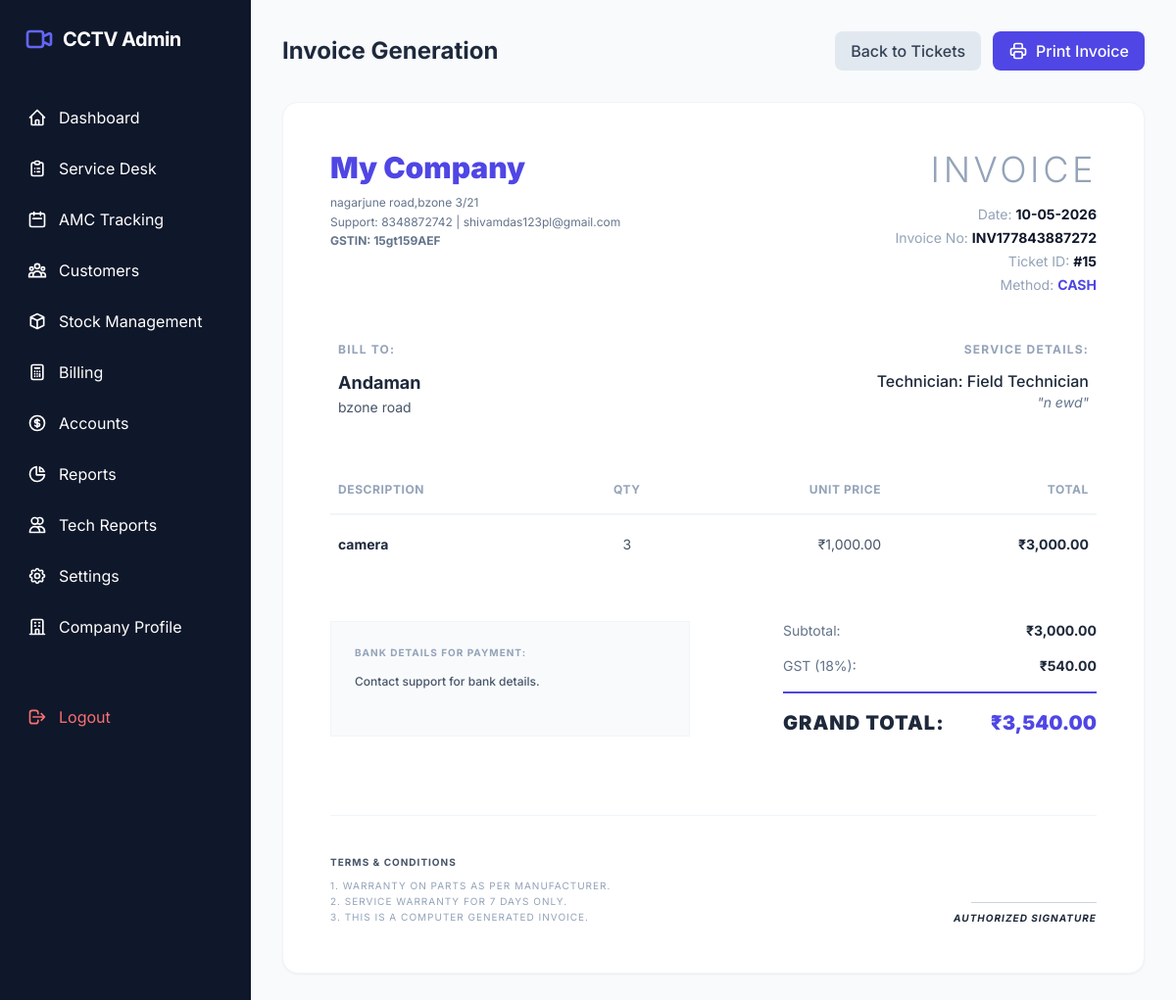
Screenshot of /admin/invoice_gen.php?id=15 (signed in) with the database file from the repository.
### tables this page shows
CREATE TABLE `company_profile` (
  `id` int(11) NOT NULL,
  `company_name` varchar(255) NOT NULL,
  `address` text DEFAULT NULL,
  `contact_number` varchar(50) DEFAULT NULL,
  `email` varchar(100) DEFAULT NULL,
  `gst_number` varchar(50) DEFAULT NULL,
  `bank_details` text DEFAULT NULL,
  `logo` varchar(255) DEFAULT NULL,
  `signature` varchar(255) DEFAULT NULL,
  `created_at` timestamp NOT NULL DEFAULT current_timestamp(),
  `updated_at` timestamp NOT NULL DEFAULT current_timestamp() ON UPDATE current_timestamp()
);

CREATE TABLE `complaints` (
  `id` int(11) NOT NULL,
  `customer_id` int(11) DEFAULT NULL,
  `assigned_tech_id` int(11) DEFAULT NULL,
  `issue_description` text NOT NULL,
  `priority` enum('Low','Medium','High') DEFAULT 'Medium',
  `status` enum('Open','Assigned','In-Progress','Completed','Closed') DEFAULT 'Open',
  `tech_remarks` text DEFAULT NULL,
  `parts_consumed` longtext DEFAULT NULL COMMENT 'Stores array of {product_id, qty, price}' CHECK (json_valid(`parts_consumed`)),
  `photo_before` varchar(255) DEFAULT NULL,
  `photo_after` varchar(255) DEFAULT NULL,
  `created_at` timestamp NOT NULL DEFAULT current_timestamp(),
  `assigned_at` datetime DEFAULT NULL,
  `started_at` datetime DEFAULT NULL,
  `completed_at` datetime DEFAULT NULL
);

CREATE TABLE `invoices` (
  `id` int(11) NOT NULL,
  `complaint_id` int(11) DEFAULT NULL,
  `invoice_no` varchar(50) NOT NULL,
  `subtotal` decimal(10,2) DEFAULT NULL,
  `gst_amount` decimal(10,2) DEFAULT NULL,
  `grand_total` decimal(10,2) DEFAULT NULL,
  `payment_status` enum('Paid','Unpaid','Partial') DEFAULT 'Unpaid',
  `payment_method` enum('Cash','UPI') DEFAULT 'Cash',
  `created_at` timestamp NOT NULL DEFAULT current_timestamp()
);

CREATE TABLE `customers` (
  `id` int(11) NOT NULL,
  `customer_name` varchar(150) NOT NULL,
  `phone` varchar(15) NOT NULL,
  `address` text NOT NULL,
  `gst_number` varchar(20) DEFAULT NULL,
  `has_active_amc` tinyint(1) DEFAULT 0,
  `created_at` timestamp NOT NULL DEFAULT current_timestamp()
);

CREATE TABLE `users` (
  `id` int(11) NOT NULL,
  `fullname` varchar(100) NOT NULL,
  `email` varchar(100) NOT NULL,
  `address` text DEFAULT NULL,
  `password` varchar(255) NOT NULL,
  `phone` varchar(15) DEFAULT NULL,
  `role` enum('admin','technician') DEFAULT 'technician',
  `status` tinyint(1) DEFAULT 1 COMMENT '1: Active, 0: Inactive',
  `rating` decimal(3,2) DEFAULT 5.00,
  `created_at` timestamp NOT NULL DEFAULT current_timestamp()
);

CREATE TABLE `products` (
  `id` int(11) NOT NULL,
  `category_id` int(11) DEFAULT NULL,
  `product_name` varchar(255) NOT NULL,
  `product_code` varchar(100) DEFAULT NULL,
  `unit` varchar(50) DEFAULT 'Pcs',
  `category` varchar(50) DEFAULT NULL COMMENT 'Camera, DVR, HDD, Power Supply, etc.',
  `serial_number` varchar(100) DEFAULT NULL,
  `unit_price` decimal(10,2) NOT NULL,
  `current_stock` int(11) DEFAULT 0,
  `opening_stock` int(11) DEFAULT 0,
  `description` text DEFAULT NULL,
  `warranty_months` int(11) DEFAULT 12
);

### admin/invoice_gen.php (the view, shortened to what this page needs)
<?php
require_once '../includes/db_connect.php';
$complaintId = $_GET['id'] ?? null;
try {
    $stmt = $pdo->prepare("SELECT c.*, i.invoice_no, i.payment_method, cust.customer_name, cust.address, cust.gst_number, u.fullname as tech_name
                           FROM complaints c
                           JOIN customers cust ON c.customer_id = cust.id
                           LEFT JOIN users u ON c.assigned_tech_id = u.id
                           LEFT JOIN invoices i ON c.id = i.complaint_id
                           WHERE c.id = ?");
    $stmt->execute([$complaintId]);
    $complaint = $stmt->fetch();
    $profileStmt = $pdo->query("SELECT * FROM company_profile LIMIT 1");
    $profile = $profileStmt->fetch();
    $companyName = !empty($profile['company_name']) ? $profile['company_name'] : 'CCTV SECURE';
    $companyAddress = !empty($profile['address']) ? nl2br(htmlspecialchars($profile['address'])) : 'Tech Hub, Sector 5';
    $companyPhone = !empty($profile['contact_number']) ? $profile['contact_number'] : '+91 98765 43210';
    $companyEmail = !empty($profile['email']) ? $profile['email'] : '';
    $companyGst = !empty($profile['gst_number']) ? $profile['gst_number'] : '';
    $companyBank = !empty($profile['bank_details']) ? nl2br(htmlspecialchars($profile['bank_details'])) : '';
    $companySignature = !empty($profile['signature']) ? $profile['signature'] : '';
    $partsConsumed = json_decode($complaint['parts_consumed'], true) ?? [];
    $lines = [];
    $subtotal = 0;
    if (!empty($partsConsumed)) {
        foreach ($partsConsumed as $part) {
            $pStmt = $pdo->prepare("SELECT product_name as item_name, unit_price FROM products WHERE id = ?");
            $pStmt->execute([$part['product_id']]);
            $product = $pStmt->fetch();
            if ($product) {
                $qty = $part['qty'] ?? 1;
                $price = $product['unit_price'];
                $total = $qty * $price;
                $lines[] = [
                    'name' => $product['item_name'],
                    'price' => $price,
                    'qty' => $qty,
                    'total' => $total
                ];
                $subtotal += $total;
            }
        }
    }
} catch (PDOException $e) {
    die("Error: " . $e->getMessage());
}
require_once '../includes/header.php';
$isPrint = isset($_GET['print']);
?>
<?php if (!$isPrint): ?>
<div class="mb-8 flex items-center justify-between no-print">
    <h2 class="text-2xl font-bold text-slate-800">Invoice Generation</h2>
    <div class="flex gap-3">
        <a href="complaints.php" class="px-4 py-2 rounded-lg bg-slate-200 text-slate-700 font-medium hover:bg-slate-300 transition">Back to Tickets</a>
        <button onclick="window.print()" class="px-4 py-2 rounded-lg bg-indigo-600 text-white font-medium hover:bg-indigo-700 transition flex items-center gap-2">
            Print Invoice
        </button>
    </div>
</div>
<?php endif; ?>
<div class="bg-white rounded-2xl shadow-sm border border-slate-100 p-12 max-w-4xl mx-auto mb-10" id="invoice-printable">
    <div class="flex justify-between items-start mb-12">
        <div class="flex items-start gap-6">
            <div>
                <h1 class="text-3xl font-black text-indigo-600 mb-2"><?php echo htmlspecialchars($companyName); ?></h1>
                <p class="text-slate-500 text-xs leading-relaxed">
                    <?php echo $companyAddress; ?><br>
                    Support: <?php echo htmlspecialchars($companyPhone); ?>
                    <?php if ($companyEmail): ?> | <?php echo htmlspecialchars($companyEmail); ?><?php endif; ?>
                    <?php if ($companyGst): ?><br><span class="font-bold">GSTIN: <?php echo htmlspecialchars($companyGst); ?></span><?php endif; ?>
                </p>
            </div>
        </div>
        <div class="text-right">
            <h2 class="text-4xl font-light text-slate-400 uppercase tracking-widest mb-4">Invoice</h2>
            <div class="space-y-1 text-sm">
                <p><span class="text-slate-400">Date:</span> <span class="font-bold"><?php echo date('d-m-Y', strtotime($complaint['created_at'])); ?></span></p>
                <?php if ($complaint['invoice_no']): ?>
                    <p><span class="text-slate-400">Invoice No:</span> <span class="font-bold"><?php echo htmlspecialchars($complaint['invoice_no']); ?></span></p>
                <?php endif; ?>
                <p><span class="text-slate-400">Ticket ID:</span> <span class="font-bold">#<?php echo $complaint['id']; ?></span></p>
                <?php if ($complaint['payment_method']): ?>
                    <p><span class="text-slate-400">Method:</span> <span class="font-bold text-indigo-600 uppercase"><?php echo htmlspecialchars($complaint['payment_method']); ?></span></p>
                <?php endif; ?>
            </div>
        </div>
    </div>
    <div class="grid grid-cols-2 gap-12 mb-12 px-2">
        <div>
            <h3 class="text-xs uppercase font-bold text-slate-400 mb-3 tracking-widest">Bill To:</h3>
            <p class="text-lg font-bold text-slate-800"><?php echo htmlspecialchars($complaint['customer_name']); ?></p>
            <p class="text-slate-600 text-sm leading-relaxed"><?php echo nl2br(htmlspecialchars($complaint['address'])); ?></p>
        </div>
        <div class="text-right">
            <h3 class="text-xs uppercase font-bold text-slate-400 mb-3 tracking-widest">Service Details:</h3>
            <p class="text-slate-800 font-medium">Technician: <?php echo htmlspecialchars($complaint['tech_name'] ?? 'General Team'); ?></p>
            <p class="text-slate-500 text-sm italic">"<?php echo htmlspecialchars($complaint['issue_description']); ?>"</p>
        </div>
    </div>
    <table class="w-full mb-12">
        <thead>
            <tr class="border-b-2 border-slate-100 text-left text-xs uppercase font-bold text-slate-400 tracking-wider">
                <th class="py-4 px-2">Description</th>
                <th class="py-4 px-2 text-center">Qty</th>
                <th class="py-4 px-2 text-right">Unit Price</th>
                <th class="py-4 px-2 text-right">Total</th>
            </tr>
        </thead>
        <tbody class="divide-y divide-slate-50">
            <?php if (empty($lines)): ?>
                <tr><td colspan="4" class="py-8 text-center text-slate-400 italic">No inventory parts consumed for this ticket.</td></tr>
            <?php else: ?>
                <?php foreach ($lines as $line): ?>
                <tr>
                    <td class="py-5 px-2">
                        <p class="font-bold text-slate-800 text-sm"><?php echo htmlspecialchars($line['name']); ?></p>
                    </td>
                    <td class="py-5 px-2 text-center text-slate-600 text-sm"><?php echo $line['qty']; ?></td>
                    <td class="py-5 px-2 text-right text-slate-600 text-sm">₹<?php echo number_format($line['price'], 2); ?></td>
                    <td class="py-5 px-2 text-right font-bold text-slate-800 text-sm">₹<?php echo number_format($line['total'], 2); ?></td>
                </tr>
                <?php endforeach; ?>
            <?php endif; ?>
        </tbody>
    </table>
    <div class="grid grid-cols-2 gap-12">
        <div class="p-6 bg-slate-50 border border-slate-100">
            <h3 class="text-[10px] font-bold text-slate-400 uppercase tracking-widest mb-3">Bank Details for Payment:</h3>
            <p class="text-xs text-slate-600 leading-relaxed font-medium">
                <?php echo $companyBank ?: 'Contact support for bank details.'; ?>
            </p>
        </div>
        <div class="flex justify-end">
            <div class="w-full max-w-xs space-y-4">
                <div class="flex justify-between text-sm">
                    <span class="text-slate-500">Subtotal:</span>
                    <span class="text-slate-800 font-bold">₹<?php echo number_format($subtotal, 2); ?></span>
                </div>
                <div class="flex justify-between text-sm">
                    <span class="text-slate-500">GST (18%):</span>
                    <span class="text-slate-800 font-bold">₹<?php echo number_format($subtotal * 0.18, 2); ?></span>
                </div>
                <div class="pt-4 border-t-2 border-indigo-600 flex justify-between items-center text-xl">
                    <span class="font-black text-slate-800 uppercase tracking-wider">Grand Total:</span>
                    <span class="font-black text-indigo-600">₹<?php echo number_format($subtotal * 1.18, 2); ?></span>
                </div>
            </div>
        </div>
    </div>
    <div class="mt-20 pt-10 border-t border-slate-100 grid grid-cols-2 text-[10px] text-slate-400 uppercase tracking-widest">
        <div>
            <p class="font-bold mb-2 text-slate-600">Terms & Conditions</p>
            <p class="leading-relaxed">1. Warranty on parts as per manufacturer.<br>2. Service warranty for 7 days only.<br>3. This is a computer generated invoice.</p>
        </div>
        <div class="text-right flex flex-col justify-end items-end">
            <?php if ($companySignature): ?>
                <img src="../uploads/<?php echo $companySignature; ?>" class="h-16 w-32 object-contain mb-2">
            <?php else: ?>
                <div class="mb-2 h-10 w-32 border-b border-slate-300"></div>
            <?php endif; ?>
            <p class="font-bold text-slate-800 italic">Authorized Signature</p>
        </div>
    </div>
</div>
<?php
require_once '../includes/footer.php';
?>

### includes/header.php (style rules this page uses)
body { font-family: 'Inter', sans-serif; }

### rows the page displays
company_profile: company_name "My Company", address "nagarjune road,bzone 3/21", contact_number "8348872742", email "shivamdas123pl@gmail.com", gst_number "15gt159AEF", bank_details "Contact support for bank details."
complaints: created_at "10-05-2026", id "15", issue_description "n ewd"
invoices: invoice_no "INV177843887272", payment_method "CASH"
customers: customer_name "Andaman", address "bzone road"
users: fullname "Field Technician"
products: product_name "camera", qty "3", unit_price "1,000.00", total "3,000.00"

### other values shown
$subtotal "3,000.00"
$subtotal * 0.18 "540.00"
$subtotal * 1.18 "3,540.00"
